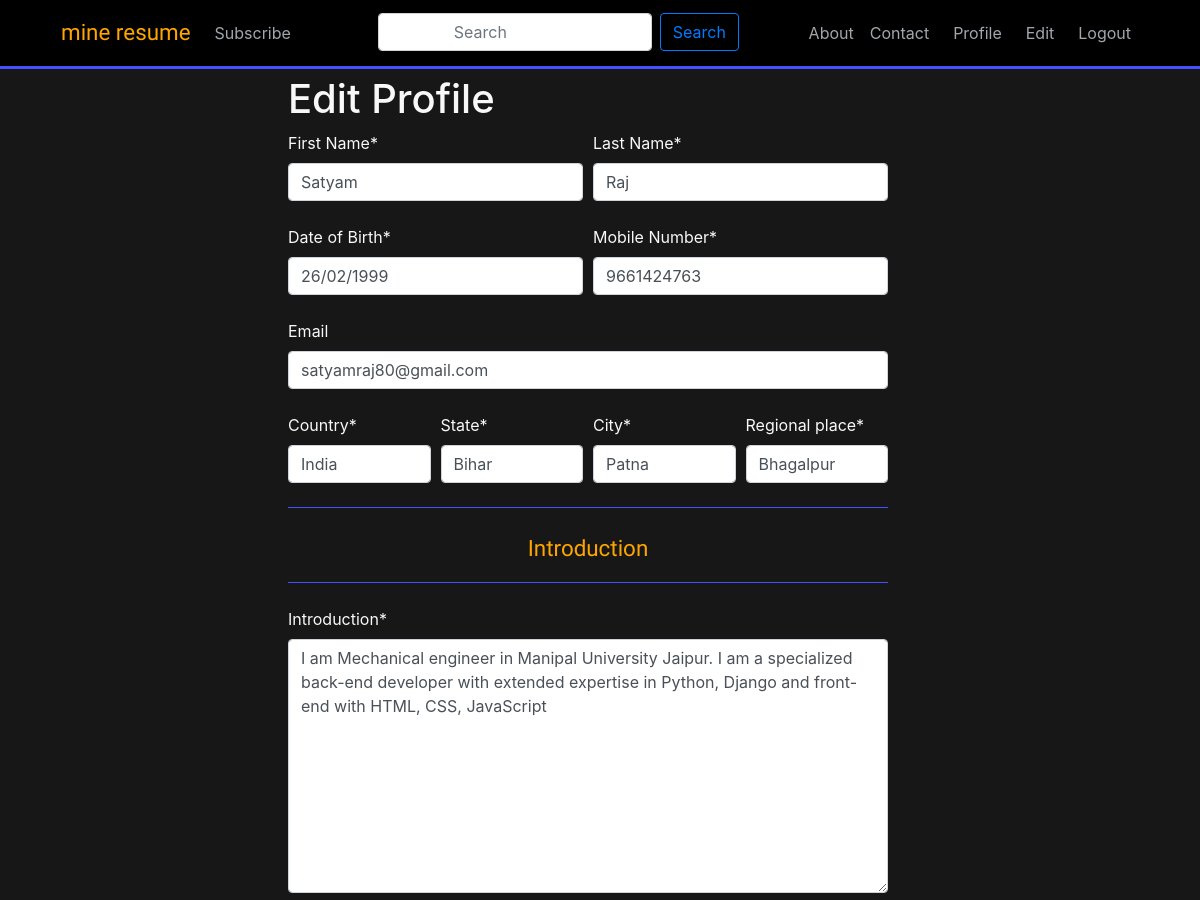
Page /edit_profile (signed in, upper part) on the earlier database version.
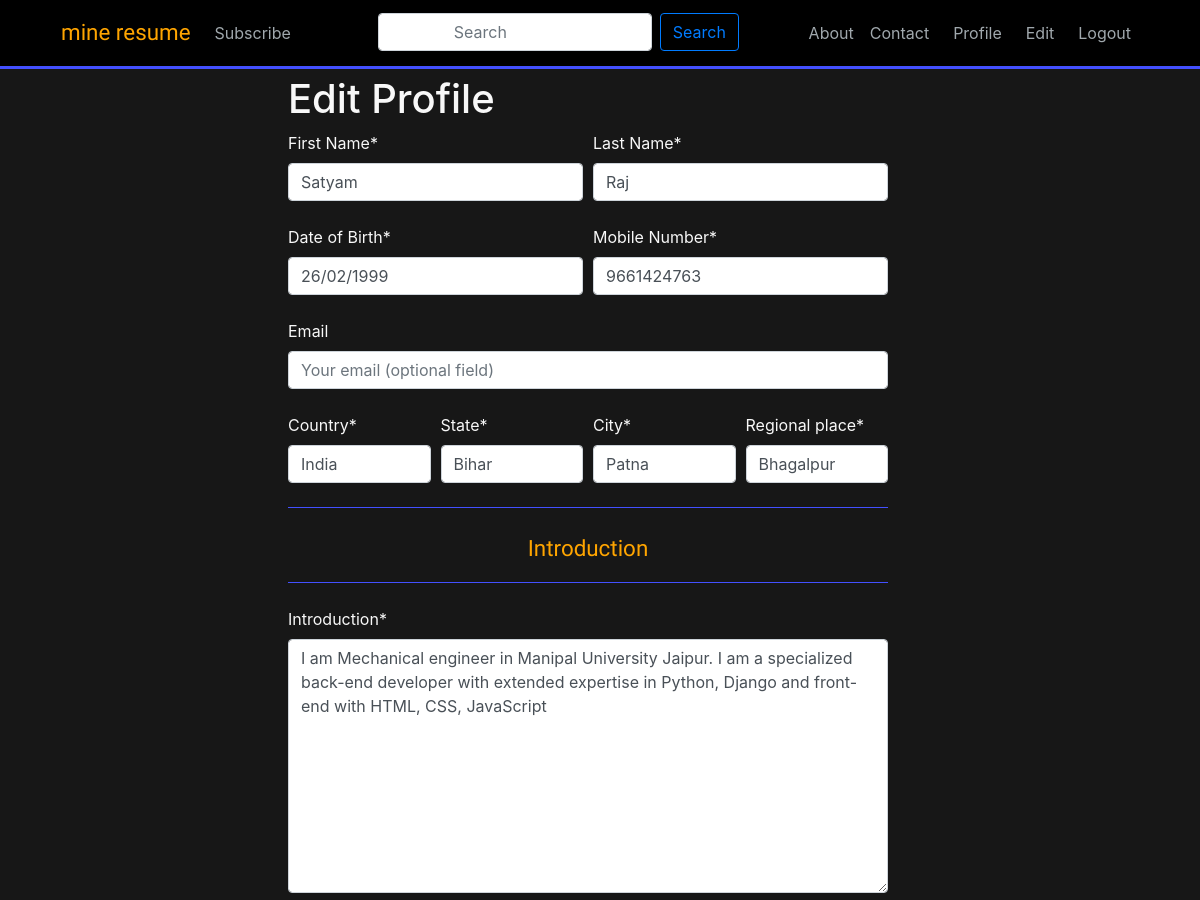
Same page on the later database version.
### app/models.py (models this page shows, shortened)
class Professional(models.Model):
    user = models.OneToOneField(User, on_delete=models.CASCADE,null=True)
    image = models.ImageField(default='default.jpg', upload_to='profile_pics')
    First_Name          =                    models.CharField(max_length=14,null=True)
    Last_Name           =                    models.CharField(max_length=14,null=True)
    Date_of_Birth       =                    models.CharField(max_length=12,null=True)
    Mobile_Number       =                    models.CharField(max_length=10,null=True)
    Email               =                    models.CharField(max_length=80,null=True, blank=True)
    Country             =                    models.CharField(max_length=20,null=True)
    State               =                    models.CharField(max_length=20,null=True)
    City                =                    models.CharField(max_length=20,null=True)
    Regional_place      =                    models.CharField(max_length=20,null=True)
    Introduction                 =       models.TextField(null=True)
    Job_Title                    =       models.CharField(max_length=30,null=True, blank=True)
    Company_Name                 =       models.CharField(max_length=30,null=True, blank=True)
    Locaton                      =       models.CharField(max_length=30,null=True, blank=True)
    Duration                     =       models.CharField(max_length=20,null=True, blank=True)
    Description                  =       models.TextField(blank=True)
    First_Experience_Job_Title                           =       models.CharField(max_length=30,null=True, blank=True)
    First_Exp_Company_Name                        =       models.CharField(max_length=30,null=True, blank=True)
    First_Exp_Company_Location                    =       models.CharField(max_length=30,null=True, blank=True)
    First_Exp_Company_Duration                    =       models.CharField(max_length=20,null=True, blank=True)
    First_Experience_Description                         =       models.TextField(blank=True)
    Second_Experience_Job_Title                           =       models.CharField(max_length=30,null=True, blank=True)
    Second_Exp_Company_Name                        =       models.CharField(max_length=30,null=True, blank=True)
    Second_Exp_Company_Location                    =       models.CharField(max_length=30,null=True, blank=True)
    Second_Exp_Company_Duration                    =       models.CharField(max_length=20,null=True, blank=True)
    Second_Experience_Description                         =       models.TextField(blank=True)
    Third_Experience_Job_Title                           =       models.CharField(max_length=30,null=True, blank=True)
    Third_Exp_Company_Name                        =       models.CharField(max_length=30,null=True, blank=True)
    Third_Exp_Company_Location                    =       models.CharField(max_length=30,null=True, blank=True)
    Third_Exp_Company_Duration                    =       models.CharField(max_length=20,null=True, blank=True)
    Third_Experience_Description                         =       models.TextField(blank=True)
    Fourth_Experience_Job_Title                           =       models.CharField(max_length=30,null=True, blank=True)
    Fourth_Exp_Company_Name                        =       models.CharField(max_length=30,null=True, blank=True)
    Fourth_Exp_Company_Location                    =       models.CharField(max_length=30,null=True, blank=True)
    Fourth_Exp_Company_Duration                    =       models.CharField(max_length=20,null=True, blank=True)
    Fourth_Experience_Description                         =       models.TextField(blank=True)
    Fifth_Experience_Job_Title                           =       models.CharField(max_length=30,null=True, blank=True)
    Fifth_Exp_Company_Name                        =       models.CharField(max_length=30,null=True, blank=True)
    Fifth_Exp_Company_Location                    =       models.CharField(max_length=30,null=True, blank=True)
    Fifth_Exp_Company_Duration                    =       models.CharField(max_length=20,null=True, blank=True)
    Fifth_Experience_Description                         =       models.TextField(blank=True)
    Board                            =               models.CharField(max_length = 10,null=True)
    School_Name                      =               models.CharField(max_length = 40,null=True)
    School_Location                  =               models.CharField(max_length = 30,null=True)
    School_Duration                  =               models.CharField(max_length = 20,null=True)
    School_Description               =               models.TextField(null=True)
    Specialization                            =               models.CharField(max_length = 20,null=True)
    College_Name                      =               models.CharField(max_length = 40,null=True)
    College_Location                  =               models.CharField(max_length = 30,null=True)
    College_Duration                  =               models.CharField(max_length = 20,null=True)
    College_Description              =               models.TextField(null=True)
    First_Skill_category         =       models.CharField(max_length=25, null=True)
    First_Skill                  =       models.CharField(max_length=80, null=True)
    Second_Skill_category         =       models.CharField(max_length=25,null=True, blank=True)
    Second_Skill                  =       models.CharField(max_length=80,null=True, blank=True)
    Third_Skill_category         =       models.CharField(max_length=25,null=True, blank=True)
    Third_Skill                    =       models.CharField(max_length=80,null=True, blank=True)
    Fourth_Skill_category         =       models.CharField(max_length=25,null=True, blank=True)
    Fourth_Skill                  =       models.CharField(max_length=80,null=True, blank=True)
    Fifth_Skill_category         =       models.CharField(max_length=25,null=True, blank=True)
    Fifth_Skill                  =       models.CharField(max_length=80,null=True, blank=True)
    First_Language       =       models.CharField(max_length=80,null=True)
    Second_Language       =       models.CharField(max_length=80,null=True, blank=True)
    Third_Language       =       models.CharField(max_length=80,null=True, blank=True)
    Fourth_Language       =       models.CharField(max_length=80,null=True, blank=True)

### app/views.py (the view)
# urls.py: path('edit_profile', views.profile_update_view, name='edit_profile'),
@login_required(login_url='index')
def profile_update_view(request):
    if request.method =='POST':
        profile_form = Profile_update_form(request.POST, request.FILES, instance=request.user.professional)
        if profile_form.is_valid():
            profile_form.save()
            return redirect('profile')
    else:
        profile_form = Profile_update_form(instance=request.user.professional)
    context = {
        'profile_form':profile_form
    }
    return render(request, 'edit_profile.html', context)

### app/templates/edit_profile.html (shortened to what this page needs)
{% extends 'base.html' %}
{% block content %}
{% load crispy_forms_tags %}
<div  style="margin-left: 24%; color:rgb(248, 248, 248); width: 50%;">
    <h1>Edit Profile</h1>
    <form method="POST" enctype="multipart/form-data">
        <div class="form-row">
          <div class="form-group col-md-6 mb-0">
            {{ profile_form.First_Name|as_crispy_field }}
          </div>
          <div class="form-group col-md-6 mb-0">
            {{ profile_form.Last_Name|as_crispy_field }}
          </div>
        </div>
        <br>
        <div class="form-row">
          <div class="form-group col-md-6 mb-0">
            {{ profile_form.Date_of_Birth|as_crispy_field }}
          </div>
          <div class="form-group col-md-6 mb-0">
            {{ profile_form.Mobile_Number|as_crispy_field }}
          </div>
        </div>
        <br>
        {{ profile_form.Email|as_crispy_field }}
        <br>
        <div class="form-row">
          <div class="form-group col-md-3 mb-0">
            {{ profile_form.Country|as_crispy_field }}
          </div>
          <div class="form-group col-md-3 mb-0">
            {{ profile_form.State|as_crispy_field }}
          </div>
          <div class="form-group col-md-3 mb-0">
            {{ profile_form.City|as_crispy_field }}
          </div>
          <div class="form-group col-md-3 mb-0">
            {{ profile_form.Regional_place|as_crispy_field }}
          </div>
        </div>
        <br>
        <hr  class="edit_profile_horizontal_divider">
        <br>
        <p class="main_heading d-flex justify-content-center">Introduction</p>
        <hr class="edit_profile_horizontal_divider">
        <br>
        {{ profile_form.Introduction|as_crispy_field }}
        <br>
        <br>
        <br>
        <br>
        <br>
        <br>
        <br>
        <br>
        <br>
        <br>
        <br>
        <br>
        <br>
        <br>
        <br>
        <br>
        <br>
        <br>
        <br>
        <br>
        <br>
        <br>
        <br>
        <br>
        <br>
        <br>
        <br>
        <br>
        <br>
        <br>
        <br>
        <br>
        <br>
         <br>
         <br>
    </form>
  </div>
{% endblock %}

Differences in the rows shown:
changed Professional "Satyam": Email "satyamraj80@gmail.com" → (not shown)
